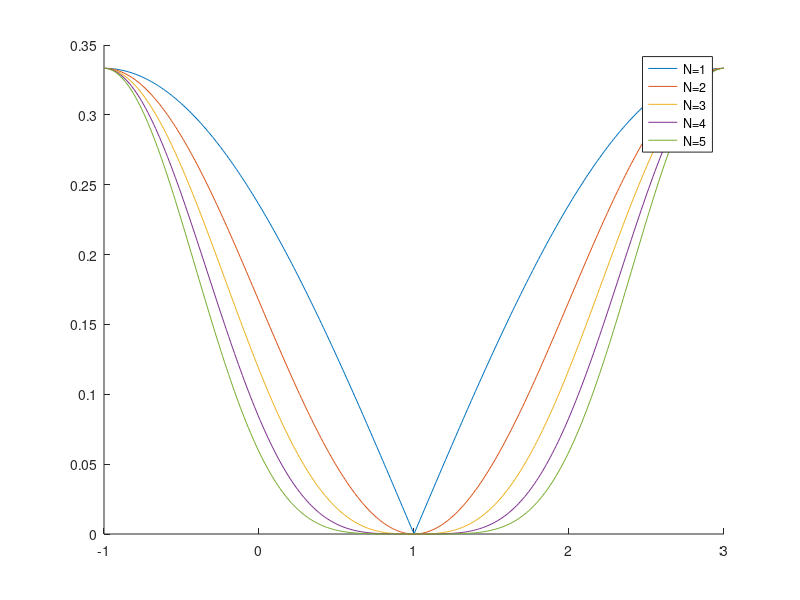

Write MATLAB code to recreate this figure.
clc
clear all
ZL=50;
Z0=100;

N=(1:5); 
Z = zeros(1,length(N));
Z = [Z0 Z ZL];
hold all; 
theta=(0:0.01:pi); 
df=3-4/pi*theta; 

for n = 1:length(N) 
    cn=nchoosek(length(N),n-1);
    Z(n+1) = exp(log(Z(n))+2^(-1*length(N))*cn*log(ZL/Z0));
end

 for n=N 
     A=1/2^n*(ZL-Z0)/(ZL+Z0);  
     g2=2^n*abs(A)*abs((cos(theta)).^n);
     plot(df,g2); 
 end
 legend('N=1','N=2','N=3','N=4','N=5')















